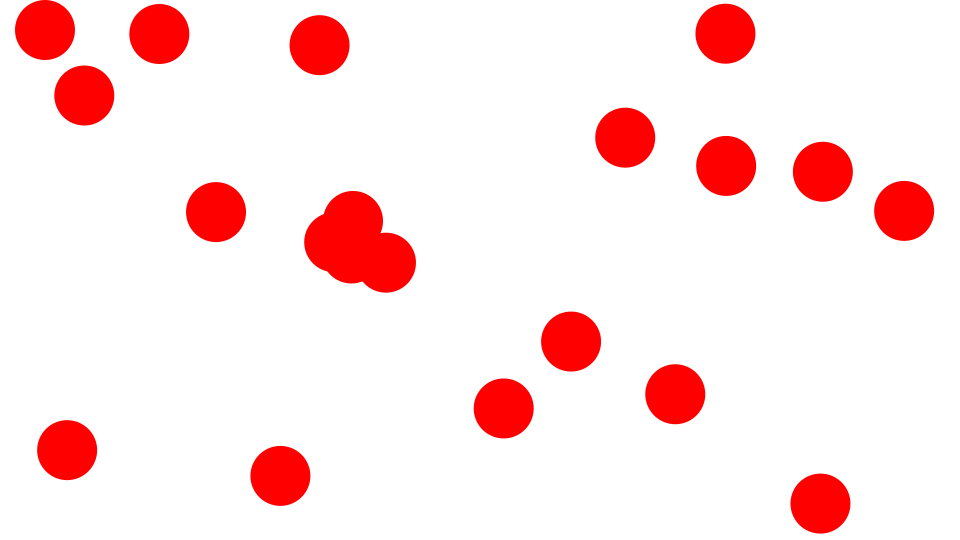
Frame 1 (no input)
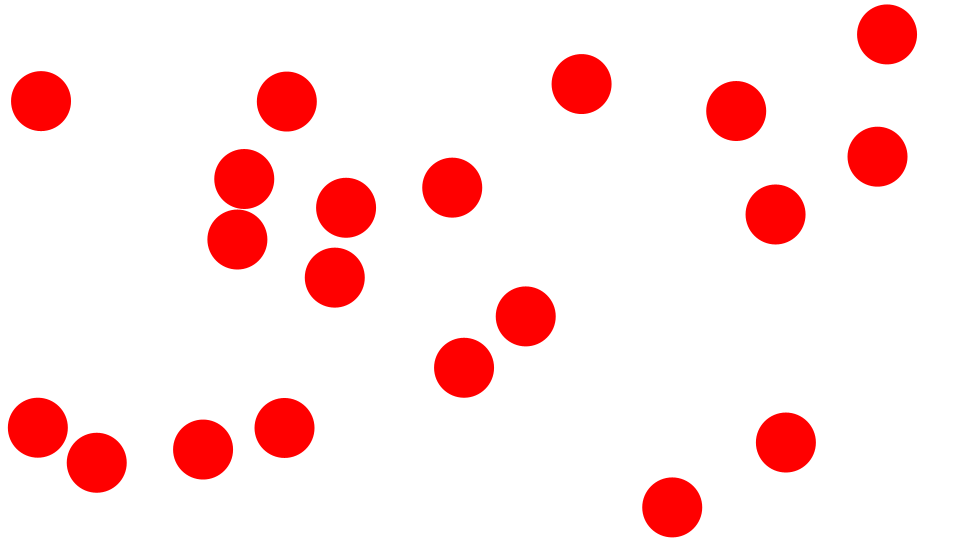
Frame 60 (the mouse pressed at the canvas centre just before this capture)
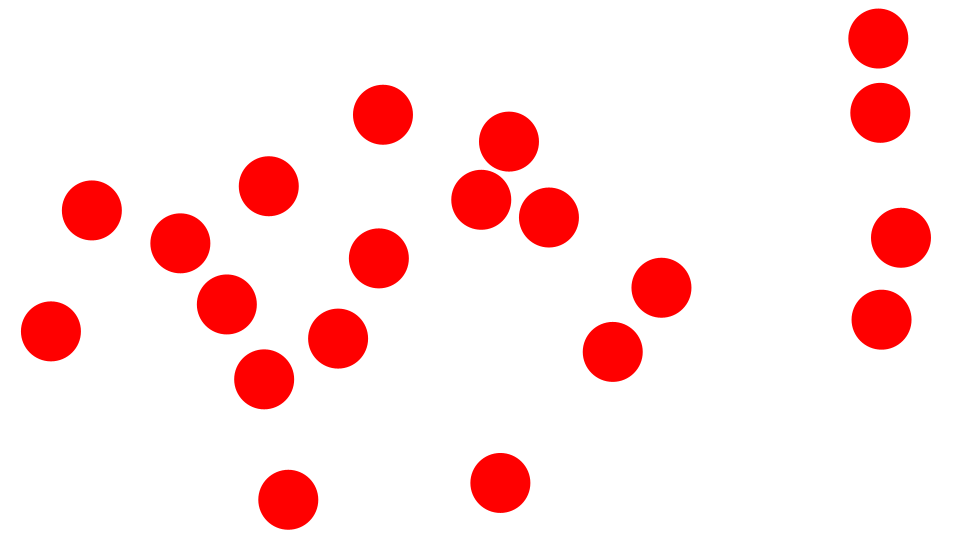
Frame 120 (the mouse held since frame 60 and released just before this capture)

The Processing sketch that drew these frames (run headless with seeded random() and noise(); from frame 60 on, the mouse is pressed at the canvas centre):

// Processing sketch: SameMass
// ── SameMass.pde
Ball[] balls;
static final int numBalls = 20;
float bounce = -1.0;

void setup() {
  size(960, 540);
  frameRate(30);
  initialize();
}

void initialize() {
  smooth();
  noStroke();
  
  balls = new Ball[numBalls];
  for(int i=0; i<numBalls; i++) {
    float radius = 30;
    balls[i] = new Ball(radius);
    balls[i].mass = radius;
    balls[i].x = random(width);
    balls[i].y = random(height);
    balls[i].vx = random(10) - 5;
    balls[i].vy = random(10) - 5;
    balls[i].setFillColor(color(255, 0, 0));
  }
  
}

void draw() {
  background(255);

  for(int i=0; i<numBalls; i++){
    Ball ball = balls[i];
    ball.x += ball.vx;
    ball.y += ball.vy;
    checkWalls(ball);
    ball.update();
  }
      
  for(int i = 0; i < numBalls - 1; i++){
    Ball ballA = balls[i];
    for(int j=i+1; j<numBalls; j++){
       Ball ballB = balls[j];
        checkCollision(ballA, ballB);
    }
  }
}

void checkWalls(Ball ball) {
      if(ball.x + ball.radius > width){
        ball.x = width - ball.radius;
        ball.vx *= bounce;
      }else if(ball.x - ball.radius < 0){
        ball.x = ball.radius;
        ball.vx *= bounce;
      }
      
      if(ball.y + ball.radius > height){
        ball.y = height - ball.radius;
        ball.vy *= bounce;
      }else if(ball.y - ball.radius < 0){
        ball.y = ball.radius;
        ball.vy *= bounce;
      }
}

void checkCollision(Ball ball0, Ball ball1) {
      float dx = ball1.x - ball0.x;
      float dy = ball1.y - ball0.y;
      float dist = sqrt(dx*dx + dy*dy);
      
      if(dist < ball0.radius + ball1.radius){
        float angle = atan2(dy, dx);
        float sine = sin(angle);
        float cosine = cos(angle);
        
        Point pos0 = new Point(0, 0);
        Point pos1 = rotate(dx, dy, sine, cosine, true);
        Point vel0 = rotate(ball0.vx, ball0.vy, sine, cosine, true);
        Point vel1 = rotate(ball1.vx, ball1.vy, sine, cosine, true);
    
        float vxTotal = vel0.x - vel1.x;
        vel0.x = ((ball0.mass - ball1.mass) * vel0.x + 2 * ball1.mass * vel1.x) / (ball0.mass + ball1.mass);
        vel1.x = vxTotal + vel0.x;

        float absV = abs(vel0.x) + abs(vel1.x);
        float overlap = (ball0.radius + ball1.radius)  - abs(pos0.x - pos1.x);
        pos0.x += vel0.x / absV * overlap;
        pos1.x += vel1.x / absV * overlap;
        
        Point pos0F = rotate(pos0.x, pos0.y, sine, cosine, false);
        Point pos1F = rotate(pos1.x, pos1.y, sine, cosine, false);

        ball1.x = ball0.x + pos1F.x;
        ball1.y = ball0.y + pos1F.y;
        ball0.x = ball0.x + pos0F.x;
        ball0.y = ball0.y + pos0F.y;
        
        Point vel0F = rotate(vel0.x, vel0.y, sine, cosine, false);
        Point vel1F = rotate(vel1.x, vel1.y, sine, cosine,false);
        ball0.vx = vel0F.x;
        ball0.vy = vel0F.y;
        ball1.vx = vel1F.x;
        ball1.vy = vel1F.y;
      }
}

Point rotate(float x, float y, float sine, float cosine, Boolean reverse) {
  Point result = new Point(0, 0);
  if(reverse){
    result.x = x * cosine + y * sine;
    result.y = y * cosine - x * sine;
  }else{
    result.x = x * cosine - y * sine;
    result.y = y * cosine + x * sine;
  }
  return result;  
}

////////////////////////////////

class Ball extends Sprite {
  float radius;
  float vx, vy;
  float mass = 1;
  
  Ball(float radius){
    super();
    this.radius = radius;
  }
  
  void draw(){
    if(dist(mouseX, mouseY, x, y) < radius) {
      isRollOver = true;
    }else{
      isRollOver = false;
    }
    ellipse(0, 0, radius*2, radius*2);
  }
}

////////////////////////////////

class Sprite extends Object {
  float x, y;
  float scaleX, scaleY;
  float width, height;
  float rotation;
  boolean visible;
  color strokeColor;
  color fillColor;
  Boolean isStroke;
  Boolean isFill;
  Boolean isRollOver;
  Boolean locked;
  float xoff, yoff;
 
  Sprite() {
    super();
    scaleX = 1.0;
    scaleY = 1.0;
    strokeColor = color(0);
    fillColor = color(0);
    isStroke = false;
    isFill = false;
    isRollOver = false;
    locked = false;
    visible = true;
  }
  
  void update() {
    if(! visible) return;
    pushMatrix();
    if(locked){
      x = mouseX - xoff;
      y = mouseY - yoff;
    }  
    translate(x, y);
    scale(scaleX, scaleY);
    rotate(rotation * PI / 180.0);
    if(isStroke) stroke(strokeColor);
    if(isFill) fill(fillColor);
    draw();
    popMatrix();
  }
  
  void setStrokeColor(color strokeColor) {
    this.strokeColor = strokeColor;
    isStroke = true;
  }
  
  void setFillColor(color fillColor) {
    this.fillColor = fillColor;
    isFill = true;
  }
  
  void startDrag() {
    if(isRollOver){
      locked = true;
      xoff = mouseX - x;
      yoff = mouseY - y;
    }
  }
  
  void stopDrag() {
    locked = false;
  }
  
  void draw() {}
}

////////////////////////////////

class Point extends Object {
  float x, y;
  
  Point(float x, float y) {
    super();
    this.x = x;
    this.y = y;
  }
}

////////////////////////////////

class Object {
  Object() {}
}
